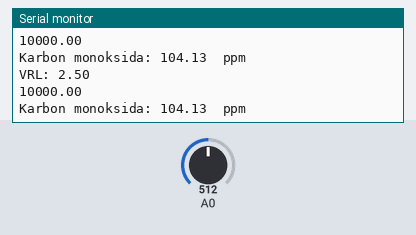
Simulated run of this sketch. Board: Arduino Uno, built with avr-gcc and run on an emulated ATmega328P. On the bench: the last lines printed to the serial monitor. The test bench sets the inputs (shaded band); at power-on: A0 = 512.

Above: at 1.8 s.
1.9 s: A0 set to 0
At 2.8 s:
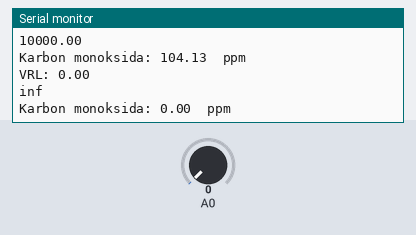
4.5 s: A0 set to 122
At 5.5 s:
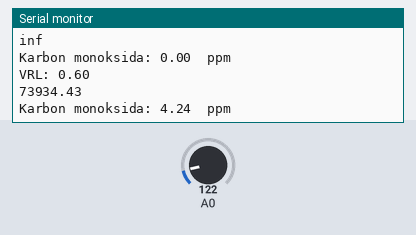
Timing chart, 0 to 7.5 s (numbered marks = the images above; inputs shaded):
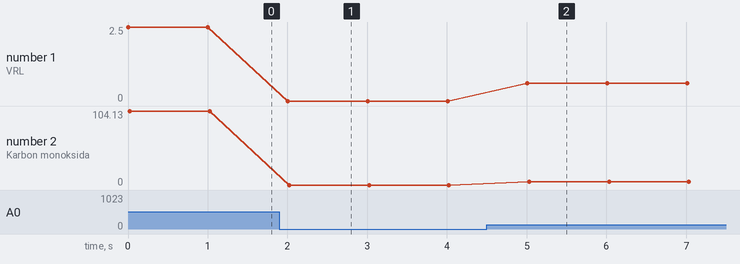

The sketch:

MQ7.ino
```cpp
float sensorValue;
float sensorValuenew;
float Karbon;
//2.7343635285;
long RL = 10000; //ohm
long Ro1 = 9942.86594179169;
void setup() {
   pinMode(A0, INPUT);
Serial.begin(9600);
}

void loop() {
int sens = analogRead(A0);
float VRL = sens*5.00/1024;
 Serial.print("VRL: ");
 Serial.println(VRL);
float Rs= ( 5.00* RL/VRL)-RL;
Serial.print(Rs);
Serial.println();
float a = Rs/Ro1;
Karbon = 105.1*pow(a,-1.60);
Serial.print("Karbon monoksida: ");
Serial.print(Karbon);
Serial.println("  ppm");
delay(1000);
}
```

Measured:
- after the input at 1.9 s, the serial monitor: prints a new line after 0.10 s (image 1)
- after the input at 4.5 s, the serial monitor: prints a new line after 0.51 s (image 2)
- plotted number 1: 2.5 → 0 after the input at 1.9 s, 0 → 0.6 after the input at 4.5 s
- plotted number 2: 104.13 → 0 after the input at 1.9 s, 0 → 4.24 after the input at 4.5 s
